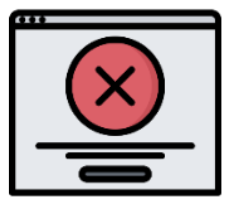
#> input picture test_images/error.png, 236 x 206 px
$ jupyter execute --allow-errors send_image_RAG.ipynb
#> lines starting #> are read from the running program, lines starting #| are printed output that depends on the picture
# Previous Google Generative AI library version: 0.7.2

[cell 1]
import os
import re
import time
import glob
import PyPDF2
import google.generativeai as genai
from dotenv import load_dotenv
from google.generativeai.types import HarmCategory, HarmBlockThreshold

load_dotenv()
#> (the rest of this cell did not finish here and is left out)

[cell 2]
import os
import time
from datetime import datetime
from PIL import Image
from reportlab.lib.pagesizes import letter
from reportlab.pdfgen import canvas
from PyPDF2 import PdfReader, PdfWriter

def read_pdf(pdf_path="test_resource/TEST-1.0.pdf"):
    """Extract text from a PDF file using PyPDF2."""
    with open(pdf_path, "rb") as file:
        reader = PyPDF2.PdfReader(file)
        text = []
        for page in reader.pages:
            page_text = page.extract_text()
            if page_text:
                text.append(page_text)
        guide = "\n".join(text)
    return guide

def load_image(image_path, size):
    """Load an image from the given path and resize it."""
#> called with image_path = 'test_images/error.png', size = (500, 500)
    image = Image.open(image_path)
#> image is the input picture: PIL image 236x206 RGBA; mean R, G, B, A 176.9, 165.1, 167.9, 255
    return image.resize(size)
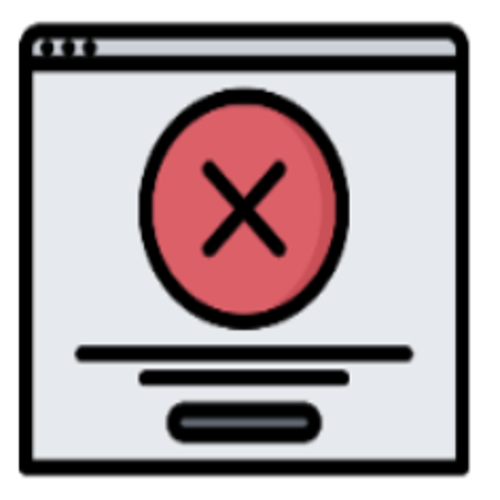
#> returned value: PIL image 500x500 RGBA; mean R, G, B, A 177.1, 165.2, 168, 255

def get_gemini_response(image):
    """Call the Gemini API to get a description for the image."""
    # This is a placeholder. Replace it with the actual API call to Gemini.
    # Pass the image to Gemini and return the response.
    info = read_pdf()
    contents = ["Describe the picture in detail, focusing on key elements so that the description could help to answer follow-up questions.", image]

    info = read_pdf()
    contents = [f"""
    You are an AI-based assistant designed to help students with traffic signs and their descriptions. Your task is to provide **clear, engaging, and friendly** answers based on the information from the provided document about traffic signs and the content of the image.

    **Instructions:**
    - **Keep answers simple, short, and easy to understand.**
    - **Describe the image in detail**, focusing on key elements that could help answer any follow-up questions.
    - **If you don’t have the answer**, say:
    *"I’m here to help with traffic sign questions! But it looks like I don’t have enough information to answer this one. Let me know if you’d like to try a different question!"*

    You can use the information from the document and the image to form answers.
    """, info, image]

    start_time = time.time()
    responses = model.generate_content(contents, stream=True)  # Gemini API call
    response_time = time.time() - start_time
    return responses, response_time

def process_image(image_path=None, image=None):
    """Process the image from either a path or directly passed image."""
    if image_path:
        image = load_image(image_path, (500, 500))
    # Ensure image is loaded or passed for further processing
    return image

def wrap_text(text, max_width, canvas_obj):
    """Wrap the text to fit within the specified max width"""
    lines = []
    words = text.split(' ')
    current_line = words[0]

    for word in words[1:]:
        if canvas_obj.stringWidth(current_line + ' ' + word) < max_width:
            current_line += ' ' + word
        else:
            lines.append(current_line)
            current_line = word

    lines.append(current_line)
    return lines

# Example usage:
image_path = 'test_images/error.png'
# relative_path = os.path.join(image_dir, image_path)
image = process_image(image_path=image_path)  # Or use an image object directly if available

#> (the rest of this cell did not finish here and is left out)
